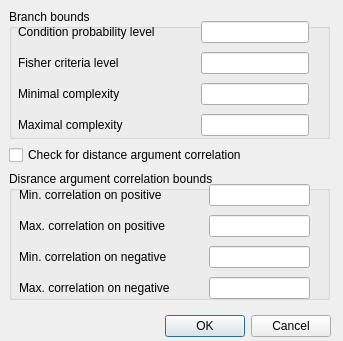
<?xml version="1.0" encoding="UTF-8"?>
<ui version="4.0">
 <class>ExpertDiscoveryAdvSetDialog</class>
 <widget class="QDialog" name="ExpertDiscoveryAdvSetDialog">
  <property name="geometry">
   <rect>
    <x>0</x>
    <y>0</y>
    <width>343</width>
    <height>341</height>
   </rect>
  </property>
  <property name="windowTitle">
   <string>Advanced Extract Parameters</string>
  </property>
  <property name="modal">
   <bool>true</bool>
  </property>
  <widget class="QDialogButtonBox" name="buttonBox">
   <property name="geometry">
    <rect>
     <x>-10</x>
     <y>310</y>
     <width>341</width>
     <height>32</height>
    </rect>
   </property>
   <property name="orientation">
    <enum>Qt::Horizontal</enum>
   </property>
   <property name="standardButtons">
    <set>QDialogButtonBox::Cancel|QDialogButtonBox::Ok</set>
   </property>
  </widget>
  <widget class="QWidget" name="verticalLayoutWidget">
   <property name="geometry">
    <rect>
     <x>9</x>
     <y>9</y>
     <width>321</width>
     <height>291</height>
    </rect>
   </property>
   <layout class="QVBoxLayout" name="verticalLayout">
    <item>
     <widget class="QGroupBox" name="groupBox">
      <property name="title">
       <string>Branch bounds</string>
      </property>
      <widget class="QWidget" name="gridLayoutWidget">
       <property name="geometry">
        <rect>
         <x>9</x>
         <y>9</y>
         <width>291</width>
         <height>121</height>
        </rect>
       </property>
       <layout class="QGridLayout" name="gridLayout">
        <item row="0" column="0">
         <widget class="QLabel" name="label">
          <property name="text">
           <string>Condition probability level</string>
          </property>
         </widget>
        </item>
        <item row="0" column="2">
         <widget class="QLineEdit" name="condProbEdit"/>
        </item>
        <item row="1" column="0">
         <widget class="QLabel" name="label_2">
          <property name="text">
           <string>Fisher criteria level</string>
          </property>
         </widget>
        </item>
        <item row="1" column="2">
         <widget class="QLineEdit" name="fishCritEdit"/>
        </item>
        <item row="2" column="0">
         <widget class="QLabel" name="label_3">
          <property name="text">
           <string>Minimal complexity</string>
          </property>
         </widget>
        </item>
        <item row="2" column="2">
         <widget class="QLineEdit" name="minComplexEdit"/>
        </item>
        <item row="3" column="0">
         <widget class="QLabel" name="label_4">
          <property name="text">
           <string>Maximal complexity</string>
          </property>
         </widget>
        </item>
        <item row="3" column="2">
         <widget class="QLineEdit" name="maxComplEdit"/>
        </item>
        <item row="0" column="1">
         <spacer name="horizontalSpacer">
          <property name="orientation">
           <enum>Qt::Horizontal</enum>
          </property>
          <property name="sizeHint" stdset="0">
           <size>
            <width>40</width>
            <height>20</height>
           </size>
          </property>
         </spacer>
        </item>
       </layout>
      </widget>
     </widget>
    </item>
    <item>
     <widget class="QCheckBox" name="checkCorrel">
      <property name="text">
       <string>Check for distance argument correlation</string>
      </property>
     </widget>
    </item>
    <item>
     <widget class="QGroupBox" name="groupBox_2">
      <property name="title">
       <string>Disrance argument correlation bounds</string>
      </property>
      <widget class="QWidget" name="gridLayoutWidget_2">
       <property name="geometry">
        <rect>
         <x>10</x>
         <y>10</y>
         <width>291</width>
         <height>121</height>
        </rect>
       </property>
       <layout class="QGridLayout" name="gridLayout_2">
        <item row="0" column="0">
         <widget class="QLabel" name="label_5">
          <property name="text">
           <string>Min. correlation on positive</string>
          </property>
         </widget>
        </item>
        <item row="0" column="2">
         <widget class="QLineEdit" name="minCorPosEdit"/>
        </item>
        <item row="1" column="0">
         <widget class="QLabel" name="label_6">
          <property name="text">
           <string>Max. correlation on positive</string>
          </property>
         </widget>
        </item>
        <item row="1" column="2">
         <widget class="QLineEdit" name="maxCorPosEdit"/>
        </item>
        <item row="2" column="0">
         <widget class="QLabel" name="label_7">
          <property name="text">
           <string>Min. correlation on negative</string>
          </property>
         </widget>
        </item>
        <item row="2" column="2">
         <widget class="QLineEdit" name="minCorNegEdit"/>
        </item>
        <item row="3" column="0">
         <widget class="QLabel" name="label_8">
          <property name="text">
           <string>Max. correlation on negative</string>
          </property>
         </widget>
        </item>
        <item row="3" column="2">
         <widget class="QLineEdit" name="maxCorNegEdit"/>
        </item>
        <item row="0" column="1">
         <spacer name="horizontalSpacer_2">
          <property name="orientation">
           <enum>Qt::Horizontal</enum>
          </property>
          <property name="sizeHint" stdset="0">
           <size>
            <width>40</width>
            <height>20</height>
           </size>
          </property>
         </spacer>
        </item>
       </layout>
      </widget>
     </widget>
    </item>
   </layout>
  </widget>
 </widget>
 <resources/>
 <connections>
  <connection>
   <sender>buttonBox</sender>
   <signal>accepted()</signal>
   <receiver>ExpertDiscoveryAdvSetDialog</receiver>
   <slot>accept()</slot>
   <hints>
    <hint type="sourcelabel">
     <x>248</x>
     <y>254</y>
    </hint>
    <hint type="destinationlabel">
     <x>157</x>
     <y>274</y>
    </hint>
   </hints>
  </connection>
  <connection>
   <sender>buttonBox</sender>
   <signal>rejected()</signal>
   <receiver>ExpertDiscoveryAdvSetDialog</receiver>
   <slot>reject()</slot>
   <hints>
    <hint type="sourcelabel">
     <x>316</x>
     <y>260</y>
    </hint>
    <hint type="destinationlabel">
     <x>286</x>
     <y>274</y>
    </hint>
   </hints>
  </connection>
 </connections>
</ui>
